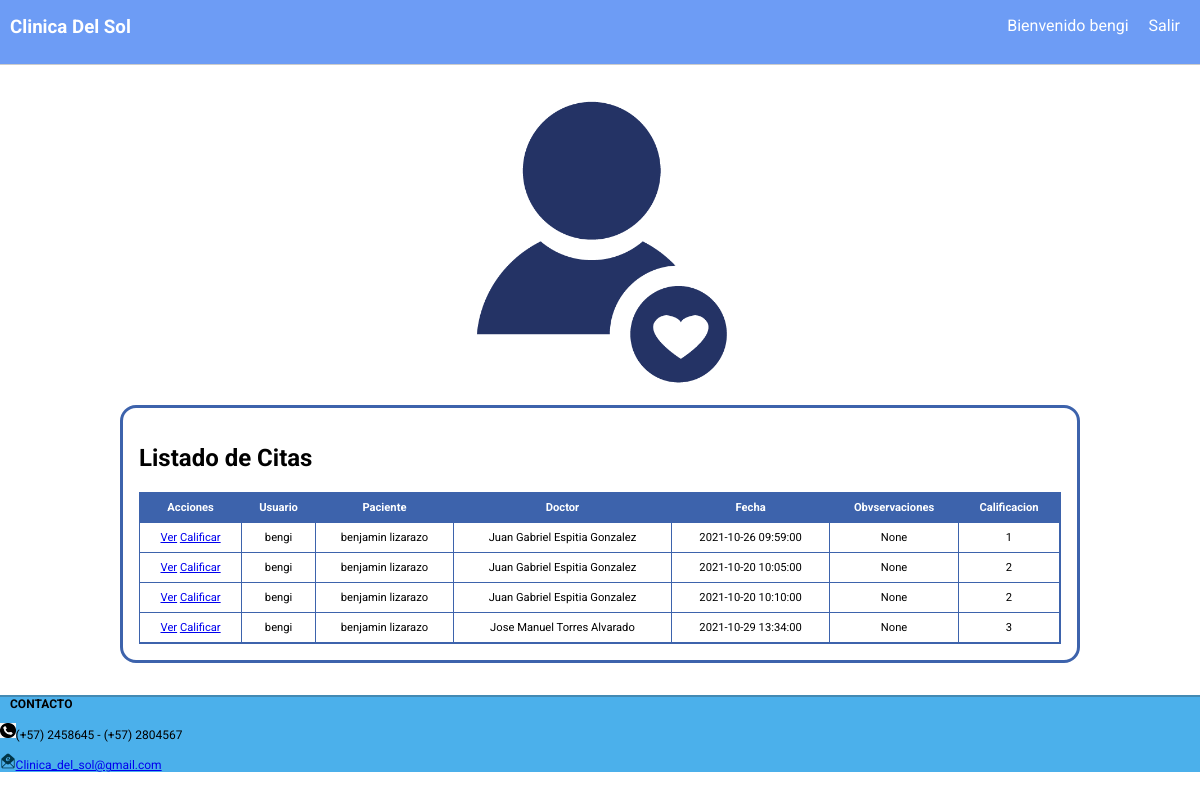
Before: /sesion/usuario/ver_citas/ (signed in) with the older database file.
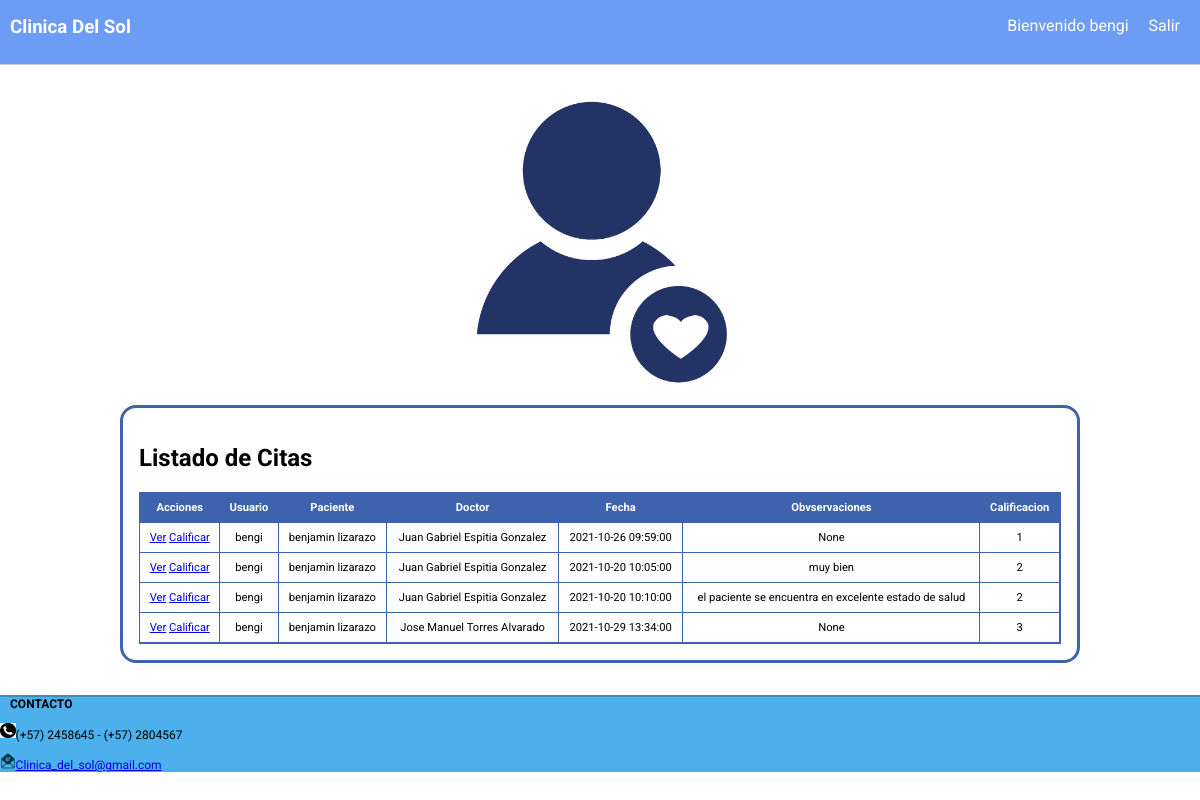
After: the same page with the newer database file.
### tables this page shows
CREATE TABLE citas (id INTEGER PRIMARY KEY AUTOINCREMENT NOT NULL, usuario CHAR (150) NOT NULL, paciente CHAR (100) NOT NULL, doctor CHAR (150) NOT NULL, fecha CHAR (500) NOT NULL UNIQUE, observaciones CHAR (150), calificacion CHAR (10));

### app.py (the view)
@app.route('/sesion/usuario/ver_citas/', methods=["GET"])
@login_required
def get_listado_mensajes():
    formulario = FormCitas(request.form)
    nombre_usuario = session.get('nombre_usuario')
    formulario.usuario.data = nombre_usuario
    objeto_cita = citas( formulario.usuario.data, None,None, None,None, None)
    if objeto_cita.listado():
        return render_template('lista_citas.html', lista=objeto_cita.listado(),aver=session.get('nombre_usuario'), form=FormCitas() )
    else:
         return render_template('paciente.html', mensaje="Aun no tiene citas programadas", aver=session.get('nombre_usuario'))

### app.py (called while the page is built)
def login_required(view):
    @functools.wraps(view)
    def wrapped_view(**kwargs):
        if g.user is None:
            return redirect( url_for('sesion') )
        return view(**kwargs)
    return wrapped_view

@app.before_request
def cargar_usuario_autenticado():
    nombre_usuario = session.get('nombre_usuario')
    if nombre_usuario is None:
        g.user = None
    else:
        g.user = paciente.cargar(nombre_usuario)

@app.before_request
def cargar_medico_autenticado():
    nombre_usuario = session.get('nombre_usuario')
    if nombre_usuario is None:
        g.medic = None
    else:
        g.medic = paciente.cargar2(nombre_usuario)

@app.before_request
def cargar_admin_autenticado():
    nombre_usuario = session.get('nombre_usuario')
    if nombre_usuario is None:
        g.admin = None
    else:
        g.admin = paciente.cargaradmin(nombre_usuario)

### db.py (called while the page is built)
def conectar():
    try:
        conn = sqlite3.connect('db/clinica.db')
        return conn
    except Error as err:
        print("Ocurrió un error al establecer la conexión: " + str(err))
        return None

### templates/lista_citas.html
{% extends 'layout.html' %}
{% block contenido %}
<div class="formulario">
    <h2>Listado de Citas</h2>
    <table class="tabla">
        <tr>
            <th>Acciones</th>
            <th>Usuario</th>
            <th>Paciente</th>
            <th>Doctor</th>
            <th>Fecha</th>
            <th>Obvservaciones</th>
            <th>Calificacion</th>
        </tr>
        {% if lista %}
            {% for item in lista %}
                <tr>
                    <td>
                        <a href="{{ url_for('get_mensaje',fecha = item.fecha)}}">Ver</a>
                        <a href="{{ url_for('calificar_cita',  id_fecha = item.fecha) }}">Calificar</a>
                    </td>
                    <td>{{ item.usuario }}</td>
                    <td>{{ item.paciente }}</td>
                    <td>{{ item.doctor }}</td>
                    <td>{{ item.fecha }}</td>
                    <td>{{ item.observaciones }}</td>
                    <td>{{ item.calificacion }}</td>
                </tr>
            {% endfor %}
        {% else %}
                <tr>
                    <td colspan="5">No se encontraron citas en la base de datos</td>
                </tr>
        {% endif %}
    </table>
</div>
{% endblock %}

Changed rows visible on the page:
changed citas: observaciones "None" → "muy bien"
changed citas: observaciones "None" → "el paciente se encuentra en excelente estado de salud"
